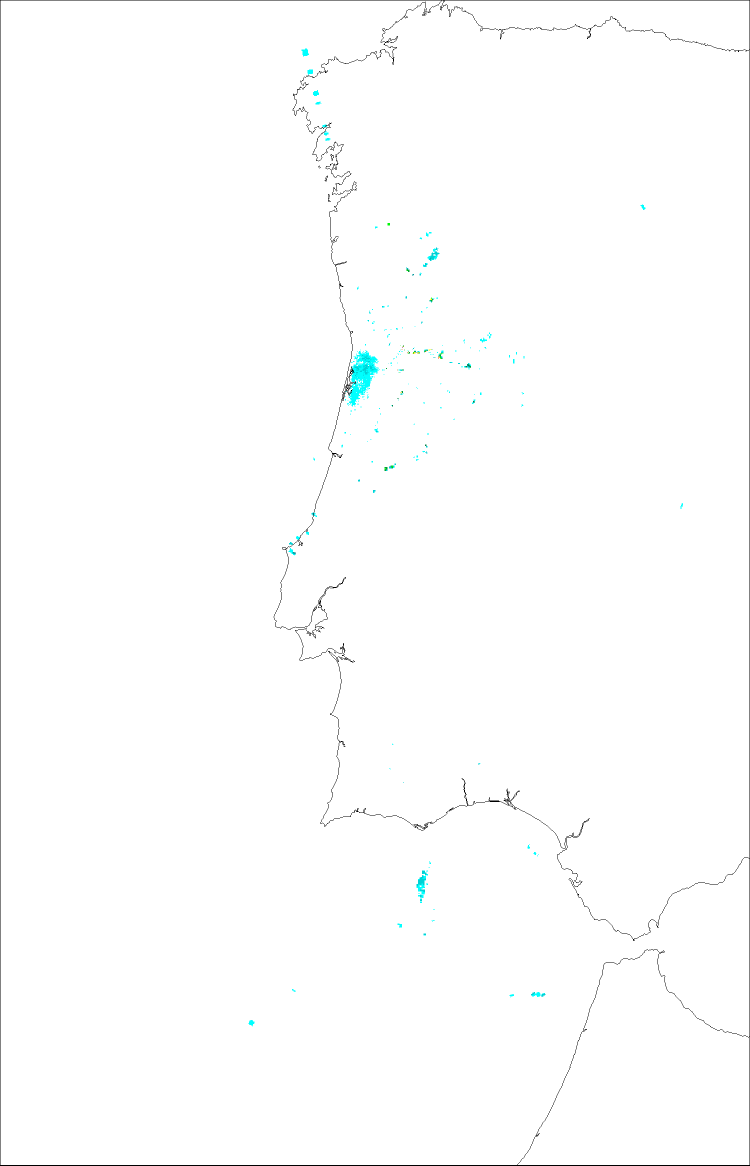
#> input picture CNNTrain/dataset/teste.png, 1500 x 2331 px (shown at 1/2 size)
$ jupyter execute --allow-errors 'Deep learning (CNN) precipitation.ipynb'
#> lines starting #> are read from the running program, lines starting #| are printed output that depends on the picture
# Data treatment and Neural Network Training using IPMA data
João Oliveira and Edgar Mendes

[cell 1]
#-----------------------Imports

import os
import requests
import json
from datetime import datetime, timedelta
import matplotlib.pyplot as plt
from io import BytesIO
from PIL import Image, ImageDraw
import pytz

#-----------------------Constantes

DADOS_ULTIMAS_3_HORAS = "https://api.ipma.pt/open-data/observation/meteorology/stations/obs-surface.geojson" #por exemplo se forem 9PM tem os dados entre 5PM e 7PM de hora a hora para todas as estações
DADOS_IDS_ESTACOES = "https://api.ipma.pt/open-data/observation/meteorology/stations/stations.json"

#-----------------------Funções

def get_data(api):
    response = requests.get(f"{api}")
    if response.status_code == 200:
        print("sucessfully fetched the data")
        return response.json() #https://www.educative.io/answers/how-to-make-api-calls-in-python
    else:
        print(f"Hello there, there's a {response.status_code} error with your request")

def normalize_precipitation_value(precipitation_value):
  return int(round((precipitation_value/240)*100,0)) #o valor normalizado ta a ser arredondado pq as pastas sao de valores inteiros. https://www.ipma.pt/pt/oclima/extremos.clima/ Vou usar o valor máximo aqui como referencia

[cell 2]
#--------Criação das pastas de 0 a 100

for i in range(101):
    os.mkdir(str(i)) #---Cria as pastas do 0 ao 100
print("Pastas criadas!")

#> (a cell that did not finish here is left out)

[cell 4]
#--------Tratamento dos dados

# Extrai apenas os atributos relevantes e guarda numa lista
selected_attributes = []

#> (the rest of this cell did not finish here and is left out)

[cell 5]
#--------Pedido das imagens

start_time = datetime(2023, 4, 6, 9, 0) # Data que se pretende buscar as imagens (YYYY, M, D, H, Min)
end_time = start_time - timedelta(hours=2) # Data de 2 horas atrás
min_inter = 10 # Intervalo entre as imagens (5 ou 10) min

folder_name = start_time.strftime('%Y-%m-%d') # Nome do ficheiro para guardar as imagens

# Se o ficheiro não existir, cria um novo
if not os.path.exists(folder_name):
    os.makedirs(folder_name)

#> (the rest of this cell did not finish here and is left out)

[cell 6]
#--------Corta várias imagens??

start_time = datetime(2023, 4, 3, 21, 0)
end_time = start_time - timedelta(hours=3)
min_inter = 10

folder_name = start_time.strftime('%Y-%m-%d')

if not os.path.exists(folder_name):
    os.makedirs(folder_name)

#> (the rest of this cell did not finish here and is left out)

#  API precipition information
Observação Meteorológica de Estações, últimas 3 horas (formato GeoJSON) com as imagens (png)

[cell 7]
#--------Código auxiliar para o corte das regiões para a análise

# Coordenadas da imagem (aproximação)
lat1, long1 = 43.95, -12.453377201650959
lat2, long2 = 34, -4.348615353313684

# Carrega a imagem
img = Image.open("dataset/teste.png")
#> img is the input picture: PIL image 1500x2331 RGBA; mean R, G, B, A 210.6, 154.5, 94.9, 1.7
dist = 200

# Coordenadas do ponto de corte (coordenadas da estação)
lat_corte, long_corte = 41.695, -8.82916

#lat_corte, long_corte = 37.16925866835189, -7.40364787889199

# Calcula as coordenadas do canto superior esquerdo do corte ()
x = int(img.width * (long_corte - long1) / (long2 - long1) - (dist/2))
#> x = 570
y = int(img.height * (lat_corte - lat1) / (lat2 - lat1) - (dist/2))
#> y = 428
print(f'(x1, y1, x2, y2) => ({x}, {y}, {x + dist}, {y + dist})') # Mostra onde a imagem foi cortada (x1, y1, x2, y2)
#| (x1, y1, x2, y2) => (570, 428, 770, 628)

# Desenha um ponto vermelho no centro da imagem
draw = ImageDraw.Draw(img)
draw.ellipse((x+(dist/2), y+(dist/2), x+((dist/2)+2), y+((dist/2)+2)), fill='red')

# Faz o corte de (dist x dist) pixels
corte = img.crop((x, y, x+dist, y+dist))
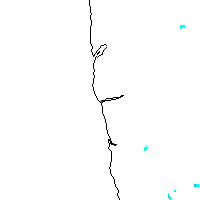
#> corte: PIL image 200x200 RGBA; mean R, G, B, A 210.1, 154, 94.5, 2.3; transparent parts drawn white

# Mostra a imagem cortada
plt.imshow(corte)
plt.show()
